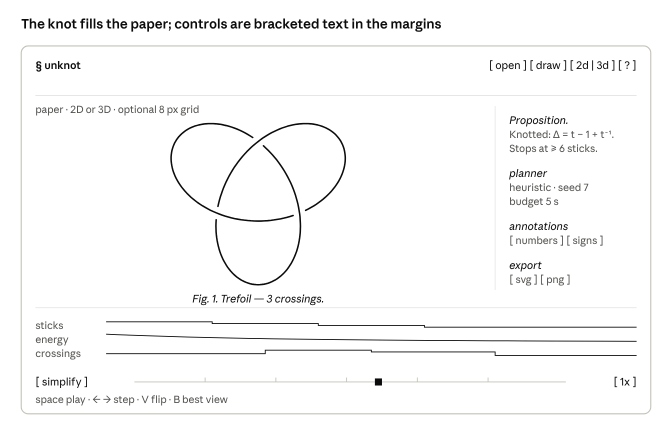
#> input picture reference/wireframe.png, 1344 x 884 px (shown at 1/2 size)
$ python debug.py ../wireframe.png out.png ../wireframe.png
#> lines starting #> are read from the running program, lines starting #| are printed output that depends on the picture; after the words box and inside, x2 and y2 are one past the last pixel; in counts of white or black regions, pixels touching at a corner belong together
### reference/spike/extract.py
"""Raster knot diagram -> closed 2D curve(s) + crossings (over/under)."""
import json, sys
from collections import deque
import numpy as np
import networkx as nx
from PIL import Image
from scipy import ndimage
from skimage.morphology import skeletonize


def load_mask(path, max_dim=1000):
#> called with path = '../wireframe.png', max_dim = 1000
    im = Image.open(path).convert("RGBA")
    s = max(im.size) / max_dim
#> s = 1.34
    if s > 1:
        im = im.resize((round(im.size[0] / s), round(im.size[1] / s)), Image.LANCZOS)
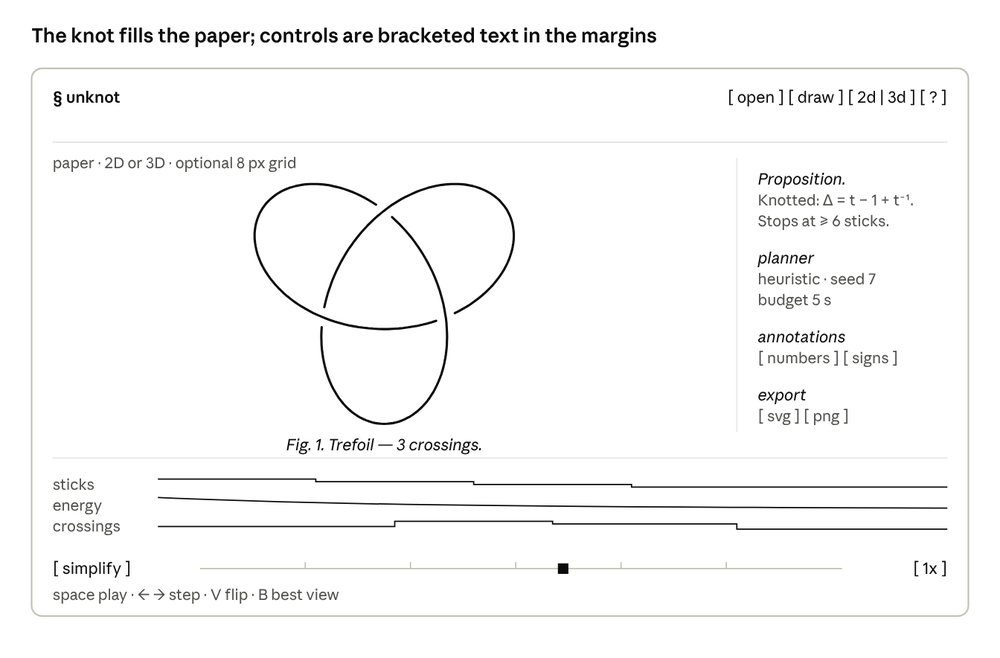
#> im: PIL image 1000x658 RGBA; mean R, G, B, A 248.5, 248.5, 248.4, 255
    a = np.asarray(im).astype(float) / 255
    gray = (a[..., :3].mean(-1) * a[..., 3] + (1 - a[..., 3]))
    return gray < 0.5
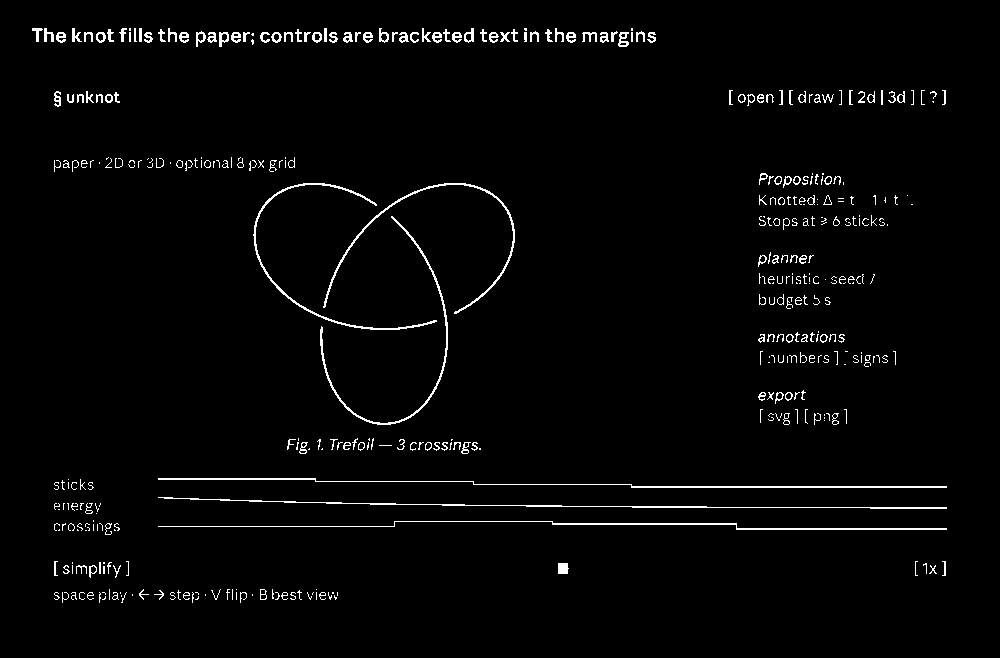
#> returned value: shape (658, 1000) bool; 2.3% white in thin lines or dots, all inside (x1, y1, x2, y2) = (32, 28, 947, 603)


NB = [(-1, -1), (-1, 0), (-1, 1), (0, -1), (0, 1), (1, -1), (1, 0), (1, 1)]


def skel_graph(sk):
    pts = set(zip(*np.nonzero(sk)))
    adj = {p: [(p[0] + dy, p[1] + dx) for dy, dx in NB if (p[0] + dy, p[1] + dx) in pts] for p in pts}
    return adj


def bfs_far(adj, src):
    prev = {src: None}
    q = deque([src])
    last = src
    while q:
        last = q.popleft()
        for n in adj[last]:
            if n not in prev:
                prev[n] = last
                q.append(n)
    path = [last]
    while prev[path[-1]] is not None:
        path.append(prev[path[-1]])
    return path


# [12 lines left out: function trace_cycle, not called in this run]


def arcs_from_mask(mask):
    sw = 2 * np.median(ndimage.distance_transform_edt(mask)[skeletonize(mask)])
#> sw = 2
    er = ndimage.binary_erosion(mask, iterations=max(1, int(round(sw * 0.2))))
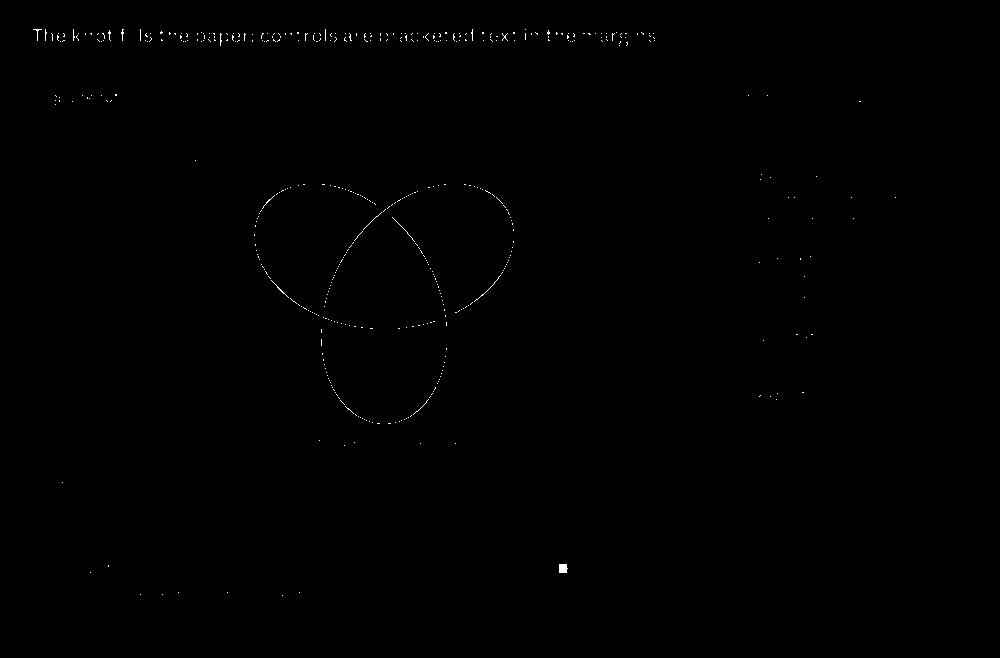
#> er: shape (658, 1000) bool; 0.2% white in thin lines or dots, all inside (x1, y1, x2, y2) = (33, 29, 896, 596)
    lab, n = ndimage.label(er, structure=np.ones((3, 3)))
#> lab: shape (658, 1000) int32; 470 distinct labels, from 0 to 469
#> n = 469
    while True:  # split components whose skeleton branches (touching strands) by eroding further
        bad = []
        for k in range(1, n + 1):
            adj = skel_graph(skeletonize(lab == k))
            if sum(len(v) == 1 for v in adj.values()) > 2:
                bad.append(k)
        if not bad or er.sum() == 0:
            break
        er = ndimage.binary_erosion(er)
        lab, n = ndimage.label(er, structure=np.ones((3, 3)))
#> this loop made 2 passes
#> pass 1, in arcs_from_mask, `er = ndimage.binary_erosion(er)`:
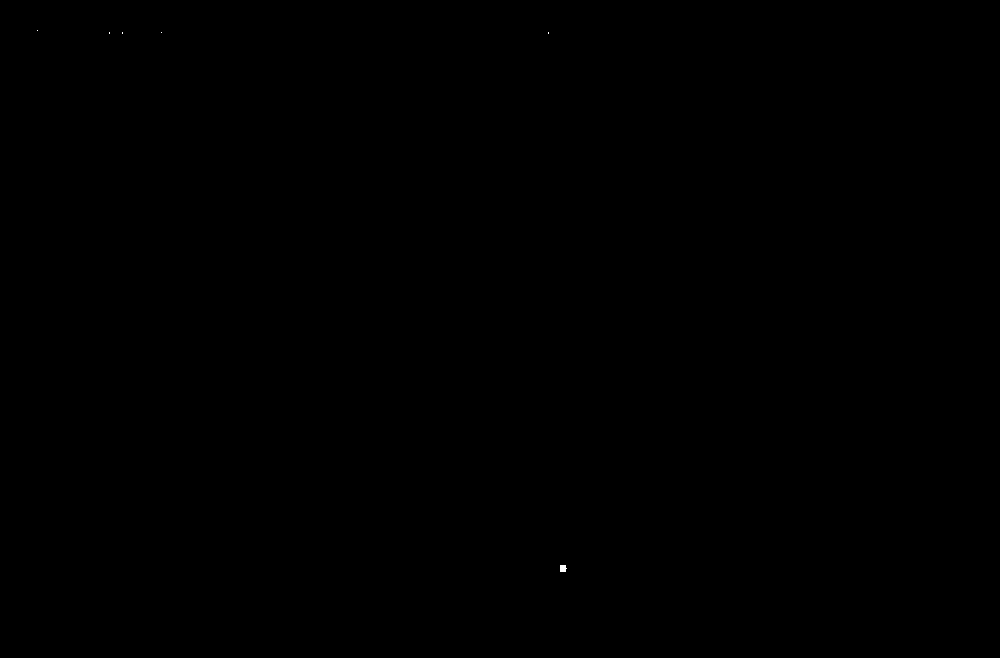
#> er: shape (658, 1000) bool; 0.01% white; 6 white regions (5 under 20 px), largest, box (x1, y1, x2, y2) and area: (560, 565, 567, 572) 43
    arcs = []
    for k in range(1, n + 1):
        comp = lab == k
        if comp.sum() < sw * sw:
            continue
        adj = skel_graph(skeletonize(comp))
        if not adj:
            continue
        ends = [p for p, v in adj.items() if len(v) == 1]
        if ends:
            path = bfs_far(adj, bfs_far(adj, ends[0])[0])
            closed = False
        else:
            path = trace_cycle(adj)
            closed = True
        xy = np.array([(c, -r) for r, c in path], float)  # y up
        arcs.append(dict(xy=xy, closed=closed, label=k))
#> comp: shape (658, 1000) bool; 0.01% white; 1 white region, box (x1, y1, x2, y2) and area: (560, 565, 567, 572) 43
    return arcs, lab, sw


def endpoint_tangent(xy, end, L):
    pts = xy if end == 1 else xy[::-1]
    d = np.cumsum(np.r_[0, np.linalg.norm(np.diff(pts[::-1], axis=0), axis=1)])
    j = min(np.searchsorted(d, L), len(pts) - 1)
    t = pts[-1] - pts[::-1][j]
    return pts[-1], t / (np.linalg.norm(t) + 1e-12)


# [7 lines left out: function line_hits_ink, not called in this run]


def pair_endpoints(arcs, lab, sw):
#> called with sw = 2
    E = []
    for ai, a in enumerate(arcs):
        if a["closed"]:
            continue
        for end in (0, 1):
            p, t = endpoint_tangent(a["xy"], end, 2.0 * sw)
            E.append((ai, end, p, t))
#> this loop made 1 pass
#> ai on pass 1: 0
    G = nx.Graph()
    for i in range(len(E)):
        for j in range(i + 1, len(E)):
            ai, ei, pi, ti = E[i]
            aj, ej, pj, tj = E[j]
            v = pj - pi
            d = np.linalg.norm(v)
            if d > 14 * sw or d < 1e-6:
                continue
            ci, cj = ti @ v / d, -(tj @ v) / d
            if ci < 0.4 or cj < 0.4:
                continue
            if not line_hits_ink(lab, pi, pj):
                continue
            cost = d / sw + 4 * (2 - ci - cj)
            G.add_edge(i, j, weight=100 - cost)
#> this loop made 2 passes
    M = nx.max_weight_matching(G, maxcardinality=True)
    return E, M


# [93 lines left out: functions hermite, assemble, resample, seg_intersections, find_crossings, not called in this run]


# [12 lines that do not run on import are left out]

### reference/spike/debug.py
import sys
import numpy as np
import matplotlib
matplotlib.use("Agg")
import matplotlib.pyplot as plt
sys.path.insert(0, sys.argv[3])
from extract import load_mask, arcs_from_mask, pair_endpoints

mask = load_mask(sys.argv[1])
arcs, lab, sw = arcs_from_mask(mask)
E, M = pair_endpoints(arcs, lab, sw)
fig, ax = plt.subplots(figsize=(8, 8))
ax.imshow(mask, cmap="gray_r", alpha=0.25, extent=(0, mask.shape[1], -mask.shape[0], 0))
for ai, a in enumerate(arcs):
    ax.plot(*a["xy"].T, lw=1)
    m = a["xy"][len(a["xy"]) // 2]
    ax.text(*m, str(ai), color="blue", fontsize=12)
paired = set(x for p in M for x in p)
for k, (ai, e, p, t) in enumerate(E):
    ax.plot(*p, "o", color="green" if k in paired else "red")
    ax.arrow(*p, *(t * 2 * sw), color="orange", width=0.5)
    ax.text(*(p + 8), str(k), fontsize=8)
#> this loop made 2 passes
#> (ai, e, p, t) on passes 1 to 2: (0, 0, [561, -569], [-0.707, -0.707]), (0, 1, [563, -567], [0.707, 0.707])
for i, j in M:
    ax.plot([E[i][2][0], E[j][2][0]], [E[i][2][1], E[j][2][1]], "m--")
#> this loop made 0 passes
ax.set_aspect("equal")
fig.savefig(sys.argv[2], dpi=90)
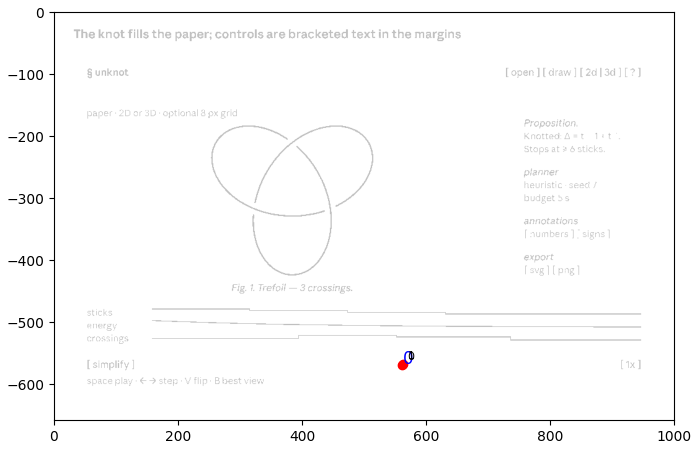
#> figure drawn by matplotlib, 1 panel
print("sw", sw, "arcs", len(arcs), "E", len(E), "M", sorted(M))
#| sw 2.0 arcs 1 E 2 M []
for ai, a in enumerate(arcs):
    print(ai, a["closed"], len(a["xy"]), a["xy"][0].round(), a["xy"][-1].round())
